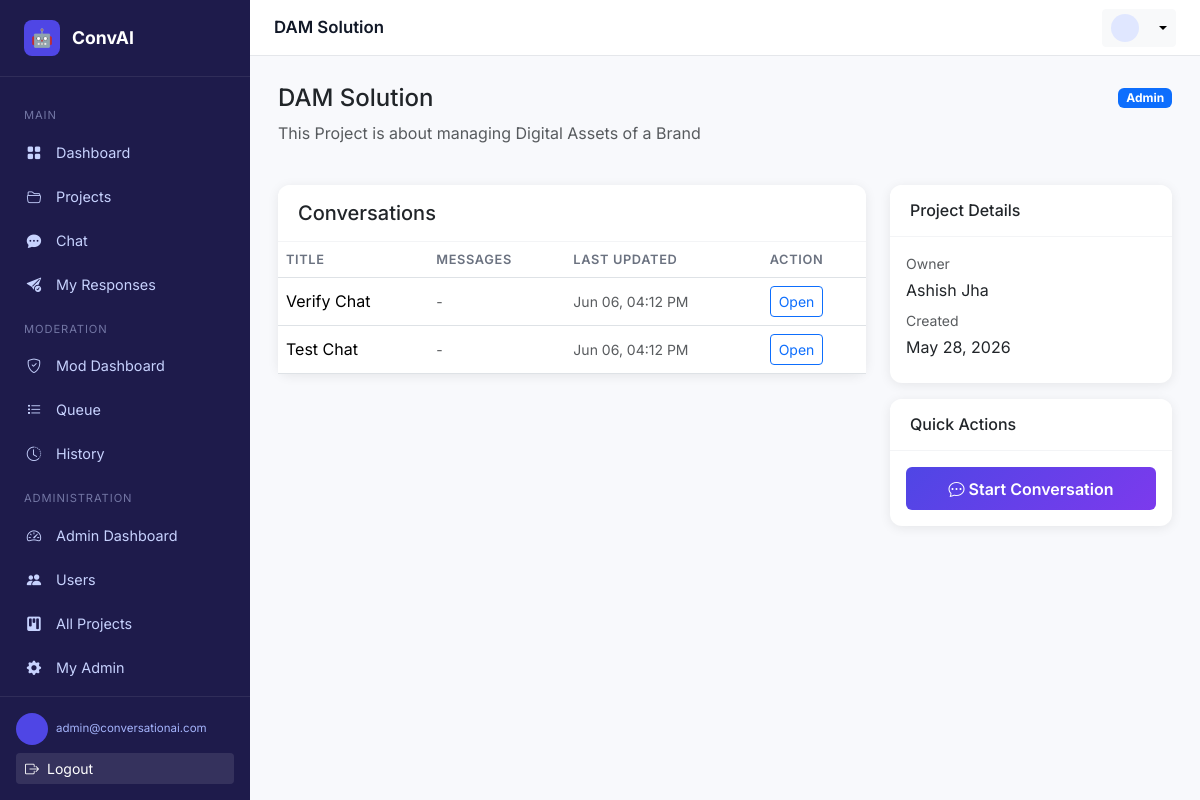
The app's page /projects/1/ (signed in), older data.
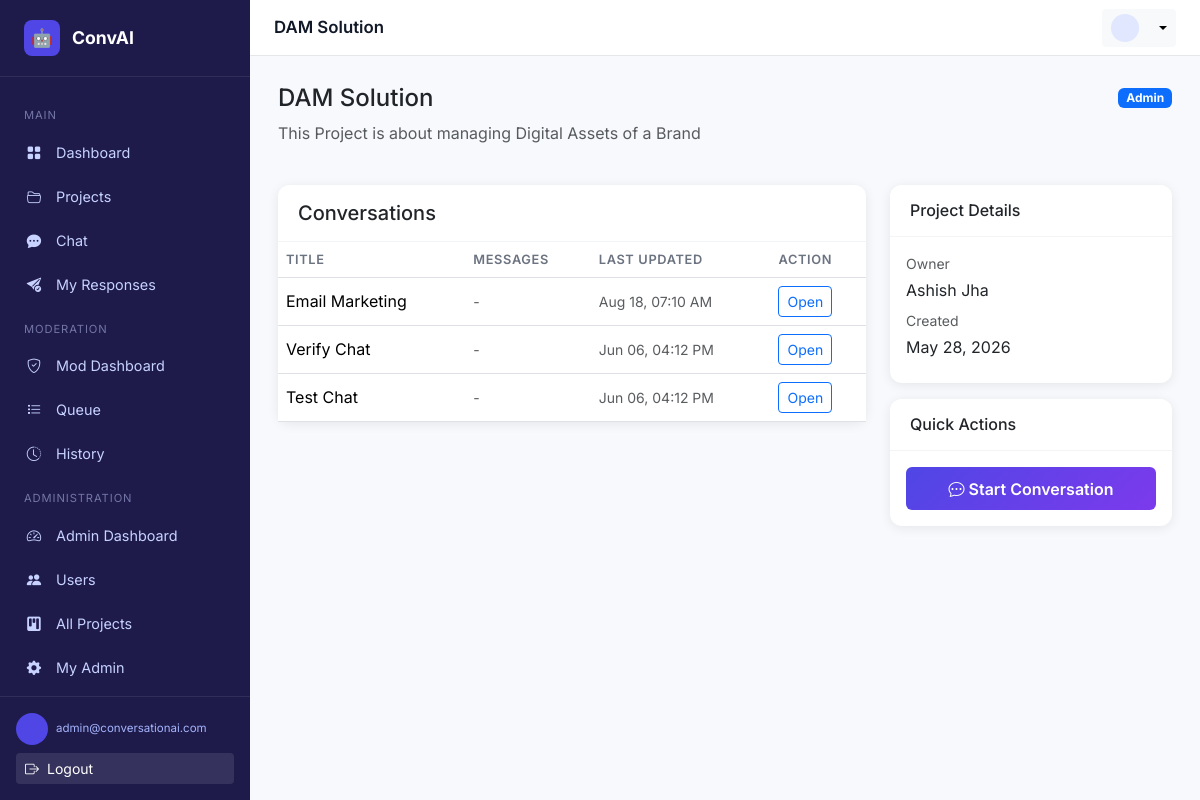
The same page, newer data.
### apps/conversations/models.py (models this page shows, shortened)
class Conversation(models.Model):
    user = models.ForeignKey(User, on_delete=models.CASCADE, related_name='conversations')
    project = models.ForeignKey(Project, on_delete=models.CASCADE, related_name='conversations')
    title = models.CharField(max_length=255, blank=True, null=True)
    summary = models.TextField(blank=True, null=True)
    langchain_memory_key = models.CharField(max_length=255, blank=True, null=True, help_text="LangChain memory identifier")
    is_active = models.BooleanField(default=True)
    created_at = models.DateTimeField(auto_now_add=True)
    updated_at = models.DateTimeField(auto_now=True)
    class Meta:
        db_table = 'conversation'
        verbose_name = 'Conversation'
        verbose_name_plural = 'Conversations'
        ordering = ['-updated_at']

### apps/frontend/views.py (the view)
    def wrapper(request, *args, **kwargs):
        if not request.user.is_authenticated:
            return redirect('frontend:login')
        return view_func(request, *args, **kwargs)

### apps/frontend/views.py (called while the page is built)
def login_required_decorator(view_func):
    def wrapper(request, *args, **kwargs):
        if not request.user.is_authenticated:
            return redirect('frontend:login')
        return view_func(request, *args, **kwargs)
    return wrapper

@login_required_decorator
def user_project_detail(request, project_id):
    project = get_object_or_404(Project, id=project_id)
    user_project = UserProject.objects.filter(user=request.user, project=project).first()
    if not user_project:
        return render(request, 'error.html', {'error': 'You do not have access to this project.'}, status=403)
    conversations = Conversation.objects.filter(project=project, user=request.user)
    context = {
        'project': project,
        'conversations': conversations,
        'user_role': user_project.role,
    }
    return render(request, 'user/project_detail.html', context)

### templates/user/project_detail.html (shortened to what this page needs)
{% extends "base.html" %}
{% block page_title %}{{ project.name }}{% endblock %}
{% block content %}
<div class="row mb-4">
  <div class="col">
    <h4>{{ project.name }}</h4>
    <p class="text-muted">{{ project.description }}</p>
  </div>
  <div class="col-auto">
    <span class="badge bg-primary">{{ user_role|title }}</span>
  </div>
</div>
<div class="row g-4">
  <div class="col-md-8">
    <div class="card">
      <div class="card-header">
        <h5 class="mb-0">Conversations</h5>
      </div>
      <div class="table-responsive">
        <table class="table mb-0">
          <thead>
            <tr>
              <th>Title</th>
              <th>Messages</th>
              <th>Last Updated</th>
              <th>Action</th>
            </tr>
          </thead>
          <tbody>
            {% for conv in conversations %}
            <tr>
              <td>{{ conv.title|default:"Untitled" }}</td>
              <td><small class="text-muted">-</small></td>
              <td><small class="text-muted">{{ conv.updated_at|date:"M d, h:i A" }}</small></td>
              <td>
                <a href="{% url 'frontend:user_chat_conversation' conv.id %}" class="btn btn-sm btn-outline-primary">Open</a>
              </td>
            </tr>
            {% empty %}
            <tr>
              <td colspan="4" class="text-center text-muted py-4">No conversations yet</td>
            </tr>
            {% endfor %}
          </tbody>
        </table>
      </div>
    </div>
  </div>
  <div class="col-md-4">
    <div class="card mb-3">
      <div class="card-header">
        <h6 class="mb-0">Project Details</h6>
      </div>
      <div class="card-body">
        <p class="text-muted small mb-1">Owner</p>
        <p class="mb-2">{{ project.owner.first_name }} {{ project.owner.last_name }}</p>
        <p class="text-muted small mb-1">Created</p>
        <p class="mb-2">{{ project.created_at|date:"M d, Y" }}</p>
      </div>
    </div>
    <div class="card">
      <div class="card-header">
        <h6 class="mb-0">Quick Actions</h6>
      </div>
      <div class="card-body d-grid gap-2">
        <a href="{% url 'frontend:user_chat' %}" class="btn btn-primary">
          <i class="bi bi-chat-dots me-1"></i>Start Conversation
        </a>
      </div>
    </div>
  </div>
</div>
{% endblock %}

Row changes from the older to the newer data that the page shows:
added Conversation: title "Email Marketing", updated_at "Aug 18, 07:10 AM"
